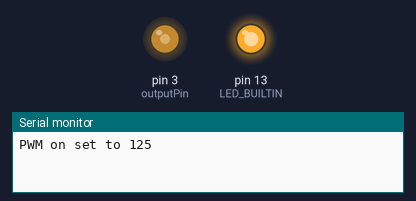
Simulated run of this sketch. Board: Arduino Uno, built with avr-gcc and run on an emulated ATmega328P. On the bench: output pins drawn as LEDs (lit = HIGH), the last lines printed to the serial monitor.

Above: at 0.05 s.
At 9.95 s:
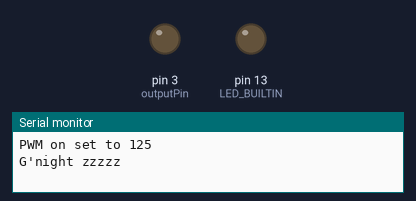
Timing chart, 0 to 13.0 s (numbered marks = the images above):
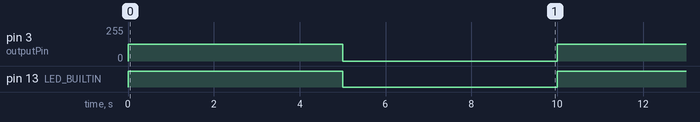

Measured:
- by itself, pin 3 (outputPin): alternates 125/255 for 5.0 s and 0/255 for 5.0 s
- by itself, pin 13 (LED_BUILTIN): alternates HIGH for 5.0 s and LOW for 5.0 s

The sketch:

LEDTransistor.ino
```cpp
//Turn on a group of LEDs using an NPN transistor

//Declarations
const unsigned long outputPin = 3;
const unsigned long PWMSetPoint = 125;

void setup()
{
    pinMode(LED_BUILTIN, OUTPUT);
    Serial.begin (115200);
    pinMode(outputPin, OUTPUT); //Pin 3 will turn drive voltage to the transistor which will switch on the LED
}

void loop()
{
//Turn LEDs on for 5 seconds
    digitalWrite(LED_BUILTIN,HIGH);
    analogWrite(outputPin, PWMSetPoint); //PWM at PWMSetPoint duty cycle
    Serial.println((String) "PWM on set to " + PWMSetPoint);
    delay(5000);
//Turn LEDs off 5 seconds
    digitalWrite(LED_BUILTIN,LOW);
    digitalWrite(outputPin, LOW);
    Serial.println("G'night zzzzz");
    delay(5000);
}
```
